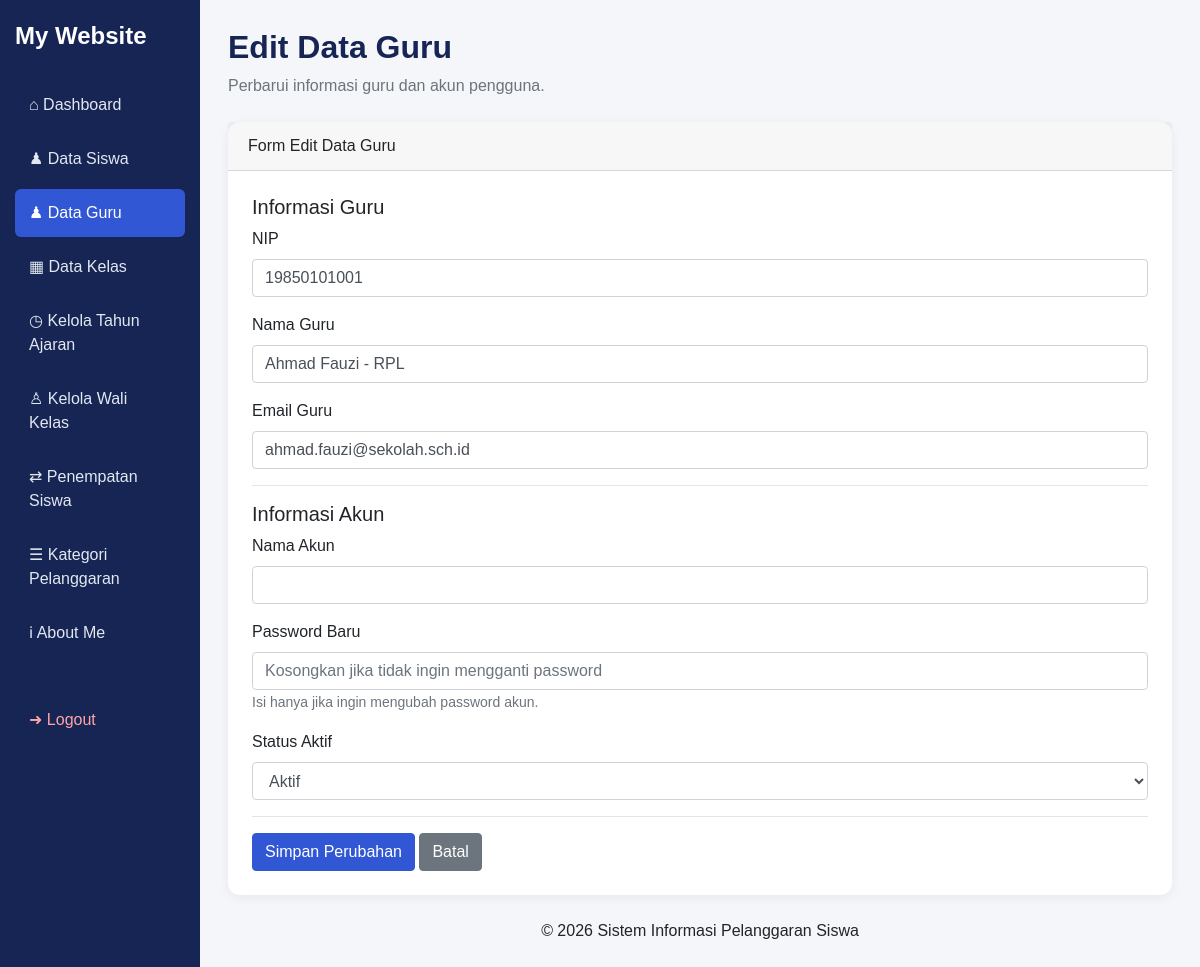
/edit_guru.php?id=101, run on the app's committed database.
### tables this page shows
CREATE TABLE `t_guru` (
  `id` int(11) NOT NULL,
  `nip` varchar(30) NOT NULL,
  `nama` varchar(150) DEFAULT NULL,
  `email` varchar(150) NOT NULL,
  `status_aktif` tinyint(1) NOT NULL,
  `user_id` int(11) NOT NULL,
  `created_at` timestamp NOT NULL DEFAULT current_timestamp(),
  `updated_at` timestamp NOT NULL DEFAULT current_timestamp()
);

### edit_guru.php (the view, shortened to what this page needs)
<?php
$id = (int)($_GET['id'] ?? 0);
$sql = "SELECT
            t_guru.*,
            t_users.name AS nama_akun,
            t_users.email AS email_user
        FROM t_guru
        LEFT JOIN t_users ON t_guru.user_id = t_users.id
        WHERE t_guru.id = ?";
$stmt = mysqli_prepare($koneksi, $sql);
mysqli_stmt_bind_param($stmt, "i", $id);
mysqli_stmt_execute($stmt);
$result = mysqli_stmt_get_result($stmt);
$guru = mysqli_fetch_assoc($result);
?>
<!DOCTYPE html>
<html lang="id">
<head>
    <link rel="stylesheet"
          href="https://cdn.jsdelivr.net/npm/bootstrap@4.6.2/dist/css/bootstrap.min.css">
</head>
<body>
<div class="container-fluid">
    <div class="row">
        <aside class="col-md-3 col-lg-2 sidebar">
            <h4>My Website</h4>
            <ul class="nav nav-pills flex-column">
                <li class="nav-item">
                    <a href="dashboard.php" class="nav-link">
                        &#8962; Dashboard
                    </a>
                </li>
                <li class="nav-item">
                    <a href="kelola_siswa.php" class="nav-link">
                       ♟ Data Siswa
                    </a>
                </li>
                <li class="nav-item">
                    <a href="kelola_guru.php" class="nav-link active">
                     ♟ Data Guru
                    </a>
                </li>
                <li class="nav-item">
                    <a href="kelola_kelas.php" class="nav-link">
                        &#9638; Data Kelas
                    </a>
                </li>
                <li class="nav-item">
                    <a href="kelola_tahun_ajaran.php" class="nav-link">
                        &#9719; Kelola Tahun Ajaran
                    </a>
                </li>
                <li class="nav-item">
                    <a href="kelola_wali_kelas.php" class="nav-link">
                        &#9817; Kelola Wali Kelas
                    </a>
                </li>
                <li class="nav-item">
                    <a href="kelola_penempatan_siswa.php" class="nav-link">
                        &#8644; Penempatan Siswa
                    </a>
                </li>
                <li class="nav-item">
                    <a href="kelola_kategori_pelanggaran.php" class="nav-link">
                        &#9776; Kategori Pelanggaran
                    </a>
                </li>
                <li class="nav-item">
                    <a href="tentang_saya.php" class="nav-link">
                        &#8505; About Me
                    </a>
                </li>
                <li class="nav-item">
                    <a href="logout.php"
                       class="nav-link logout"
                       onclick="return confirm('Yakin ingin logout?')">
                        &#10140; Logout
                    </a>
                </li>
            </ul>
        </aside>
        <main class="col-md-9 col-lg-10 content">
            <div class="mb-4">
                <h2 class="page-title">Edit Data Guru</h2>
                <p class="text-muted">
                    Perbarui informasi guru dan akun pengguna.
                </p>
            </div>
            <div class="card card-main">
                <div class="card-header">
                    Form Edit Data Guru
                </div>
                <div class="card-body p-4">
                    <form action="proses_edit_guru.php" method="POST">
                        <h5 class="section-title">Informasi Guru</h5>
                        <div class="form-group">
                            <label>NIP</label>
                            <input type="text" name="nip"
                                   class="form-control"
                                   value="<?= htmlspecialchars($guru['nip'] ?? '') ?>"
                                   required>
                        </div>
                        <div class="form-group">
                            <label>Nama Guru</label>
                            <input type="text" name="nama"
                                   class="form-control"
                                   value="<?= htmlspecialchars($guru['nama'] ?? '') ?>"
                                   required>
                        </div>
                        <div class="form-group">
                            <label>Email Guru</label>
                            <input type="email" name="email"
                                   class="form-control"
                                   value="<?= htmlspecialchars($guru['email'] ?? $guru['email_user'] ?? '') ?>"
                                   required>
                        </div>
                        <hr>
                        <h5 class="section-title">Informasi Akun</h5>
                        <div class="form-group">
                            <label>Nama Akun</label>
                            <input type="text" name="name"
                                   class="form-control"
                                   value="<?= htmlspecialchars($guru['nama_akun'] ?? '') ?>"
                                   required>
                        </div>
                        <div class="form-group">
                            <label>Password Baru</label>
                            <input type="password" name="password"
                                   class="form-control"
                                   placeholder="Kosongkan jika tidak ingin mengganti password">
                            <small class="text-muted">
                                Isi hanya jika ingin mengubah password akun.
                            </small>
                        </div>
                        <div class="form-group">
                            <label>Status Aktif</label>
                            <select name="status_aktif"
                                    class="form-control" required>
                                <option value="1"
                                    <?= ($guru['status_aktif'] == 1) ? 'selected' : '' ?>>
                                    Aktif
                                </option>
                            </select>
                        </div>
                        <hr>
                        <button type="submit" name="update"
                                class="btn btn-primary">
                            Simpan Perubahan
                        </button>
                        <a href="kelola_guru.php"
                           class="btn btn-secondary">
                            Batal
                        </a>
                    </form>
                </div>
            </div>
            <p class="footer text-center mt-4">
                &copy; <?= date('Y') ?> Sistem Informasi Pelanggaran Siswa
            </p>
        </main>
    </div>
</div>
</body>
</html>

### edit_guru.php (style rules this page uses)
body { background: #f4f6f9; font-family: Arial, sans-serif; margin: 0; }
.sidebar { background: #172554; color: white; min-height: 100vh; padding: 22px 15px; }
.sidebar h4 { font-weight: bold; margin-bottom: 30px; }
.sidebar .nav-link { color: #e2e8f0; padding: 12px 14px; margin-bottom: 6px; border-radius: 6px; transition: 0.2s; }
.sidebar .nav-link.active { background: #3157d5; color: white; }
.sidebar .logout { color: #fca5a5; }
.content { padding: 28px; }
.page-title { color: #172554; font-weight: bold; margin-bottom: 8px; }
.card-main { background: white; border: none; border-radius: 12px; box-shadow: 0 3px 12px rgba(0, 0, 0, 0.06); }
.btn-primary { background: #3157d5; border-color: #3157d5; }

### data on the page
t_guru: nip "19850101001", nama "Ahmad Fauzi - RPL", email "ahmad.fauzi@sekolah.sch.id", status_aktif "Aktif"
